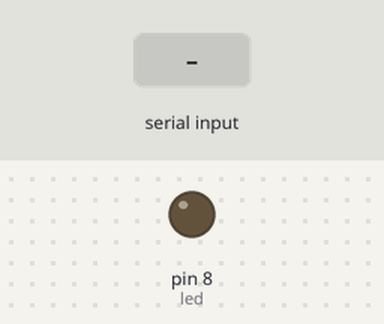
Simulated run of this sketch. Board: Arduino Uno, built with avr-gcc and run on an emulated ATmega328P. Shown: output pins drawn as LEDs (lit = HIGH). The inputs (shaded band) are chosen by the test bench.

Above: at 1.2 s.
1.3 s: "101\n" received over Serial
At 2.5 s:
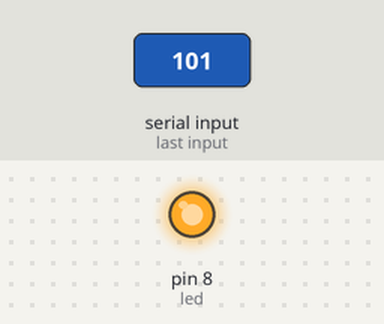
2.8 s: "201\n" received over Serial
At 3.7 s:
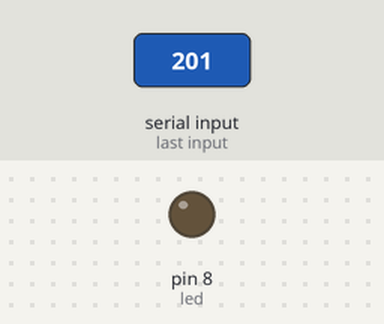
Timing chart, 0 to 5.8 s (numbered marks = the images above; inputs shaded):
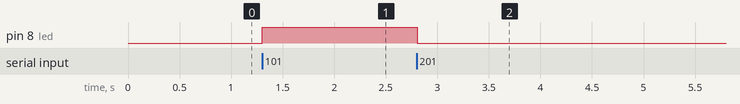

Measured:
- after the input at 1.3 s, pin 8 (led): LOW → HIGH at once
- after the input at 2.8 s, pin 8 (led): HIGH → LOW at once

The sketch:

microprocessor_7.ino
```cpp
const int led = 8;

void setup() {
  pinMode(led, OUTPUT);
  Serial.begin(9600);
}

void loop() {
  if (Serial.available() > 0) {
    int inputLed = Serial.parseInt();
    if (inputLed == 101) {
      digitalWrite(led, HIGH);
    } else if (inputLed == 201) {
      digitalWrite(led, LOW);
    }
  }
}
```
